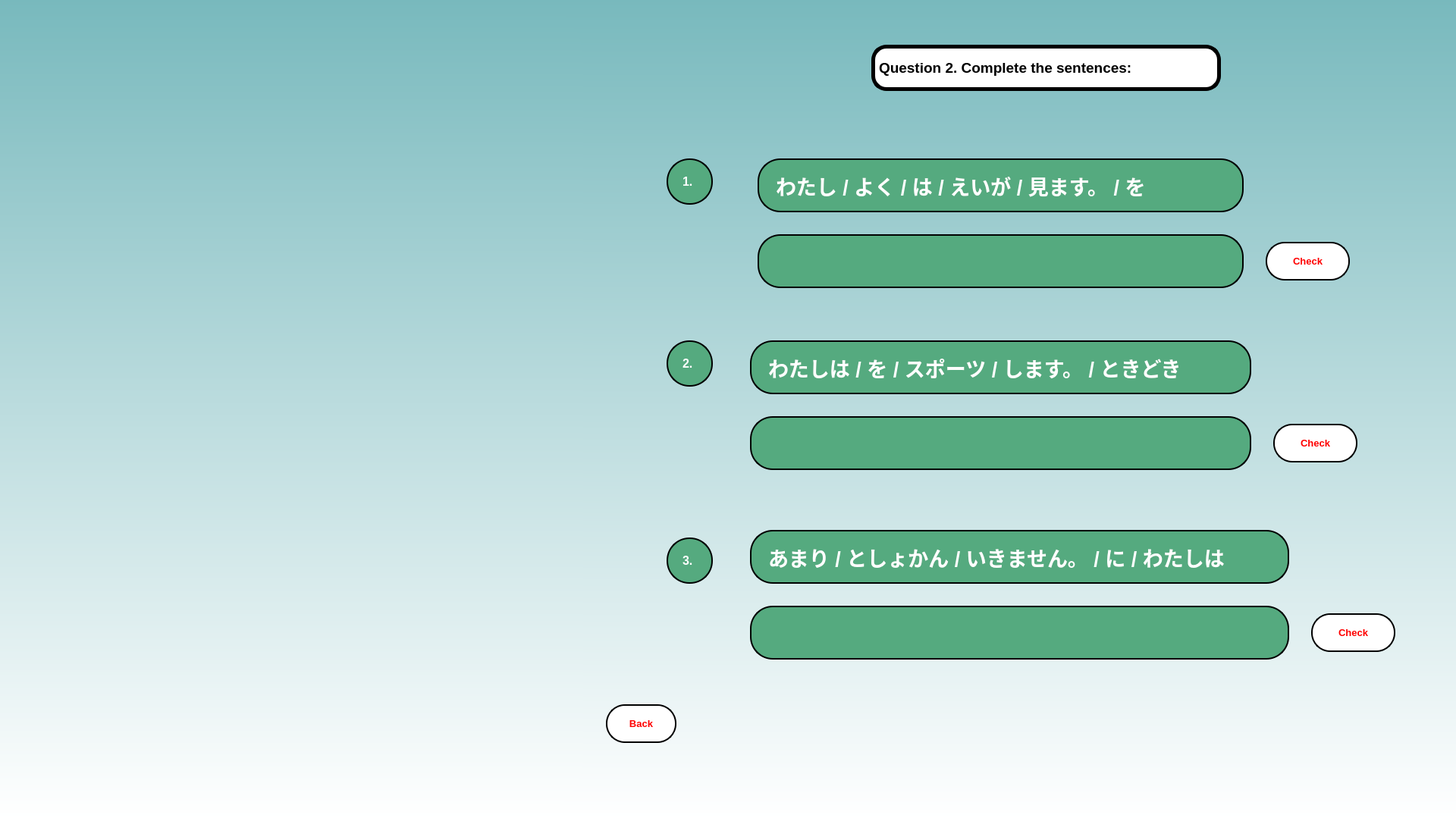
<?xml version="1.0" encoding="UTF-8"?>
<ui version="4.0">
 <class>MainWindow</class>
 <widget class="QMainWindow" name="MainWindow">
  <property name="geometry">
   <rect>
    <x>0</x>
    <y>0</y>
    <width>1920</width>
    <height>1079</height>
   </rect>
  </property>
  <property name="windowTitle">
   <string>MainWindow</string>
  </property>
  <widget class="QWidget" name="centralwidget">
   <widget class="QWidget" name="widget" native="true">
    <property name="geometry">
     <rect>
      <x>-1</x>
      <y>-1</y>
      <width>1921</width>
      <height>1081</height>
     </rect>
    </property>
    <property name="styleSheet">
     <string notr="true">background-color: qlineargradient(spread:repeat, x1:0, y1:0, x2:0, y2:1, stop:0 rgba(120, 185, 189, 255), stop:1 rgba(255, 255, 255, 255));</string>
    </property>
    <widget class="QLabel" name="label">
     <property name="geometry">
      <rect>
       <x>1150</x>
       <y>60</y>
       <width>461</width>
       <height>61</height>
      </rect>
     </property>
     <property name="font">
      <font>
       <pointsize>14</pointsize>
       <weight>75</weight>
       <bold>true</bold>
      </font>
     </property>
     <property name="styleSheet">
      <string notr="true">border-radius: 20px;
border: 5px solid black;
background-color: rgb(255, 255, 255);</string>
     </property>
     <property name="text">
      <string>Question 2. Complete the sentences:</string>
     </property>
    </widget>
    <widget class="QLabel" name="label_2">
     <property name="geometry">
      <rect>
       <x>880</x>
       <y>210</y>
       <width>61</width>
       <height>61</height>
      </rect>
     </property>
     <property name="font">
      <font>
       <pointsize>12</pointsize>
       <weight>75</weight>
       <bold>true</bold>
      </font>
     </property>
     <property name="styleSheet">
      <string notr="true">border-radius: 30px;
border: 2px solid black;
padding: 15px;
background-color: rgb(85, 170, 127);
color: rgb(255, 255, 255);</string>
     </property>
     <property name="text">
      <string>1.</string>
     </property>
    </widget>
    <widget class="QWidget" name="widget_2" native="true">
     <property name="geometry">
      <rect>
       <x>-1</x>
       <y>-1</y>
       <width>771</width>
       <height>1081</height>
      </rect>
     </property>
     <property name="styleSheet">
      <string notr="true">border-top-right-radius: 80px;
border-bottom-right-radius: 80px;
border-image: url(:/xepcau/Uhun-IbFB-MnGE-DiPL-OCTB-hinh-dep-1.jpg);</string>
     </property>
    </widget>
    <widget class="QLabel" name="label_3">
     <property name="geometry">
      <rect>
       <x>1000</x>
       <y>210</y>
       <width>641</width>
       <height>71</height>
      </rect>
     </property>
     <property name="font">
      <font>
       <pointsize>20</pointsize>
       <weight>75</weight>
       <bold>true</bold>
      </font>
     </property>
     <property name="styleSheet">
      <string notr="true">border-radius: 30px;
border: 2px solid black;
padding: 15px;
background-color: rgb(85, 170, 127);
color: rgb(255, 255, 255);</string>
     </property>
     <property name="text">
      <string>わたし / よく / は / えいが / 見ます。 / を</string>
     </property>
    </widget>
    <widget class="QLineEdit" name="ans_p2_11_1">
     <property name="geometry">
      <rect>
       <x>1000</x>
       <y>310</y>
       <width>641</width>
       <height>71</height>
      </rect>
     </property>
     <property name="font">
      <font>
       <pointsize>20</pointsize>
       <weight>75</weight>
       <bold>true</bold>
      </font>
     </property>
     <property name="styleSheet">
      <string notr="true">QLineEdit {
border-radius: 30px;
border: 2px solid black;
padding: 15px;
background-color: rgb(85, 170, 127);
color: rgb(255, 255, 255);
}
QLineEdit:hover{
border: 2px solid white;
}
QLineEdit:focus{
border: 2px solid red;
}</string>
     </property>
    </widget>
    <widget class="QPushButton" name="check_p2_11_1">
     <property name="geometry">
      <rect>
       <x>1670</x>
       <y>320</y>
       <width>111</width>
       <height>51</height>
      </rect>
     </property>
     <property name="font">
      <font>
       <pointsize>10</pointsize>
       <weight>75</weight>
       <bold>true</bold>
      </font>
     </property>
     <property name="styleSheet">
      <string notr="true">QPushButton {
border-radius: 25px;
border: 2px solid black;
padding: 15px;
background-color:rgb(255, 255, 255);
color: rgb(255, 0, 0);
}

QPushButton:pressed {
    background-color:rgb(170, 255, 255);
}</string>
     </property>
     <property name="text">
      <string>Check</string>
     </property>
    </widget>
    <widget class="QLabel" name="label_4">
     <property name="geometry">
      <rect>
       <x>880</x>
       <y>450</y>
       <width>61</width>
       <height>61</height>
      </rect>
     </property>
     <property name="font">
      <font>
       <pointsize>12</pointsize>
       <weight>75</weight>
       <bold>true</bold>
      </font>
     </property>
     <property name="styleSheet">
      <string notr="true">border-radius: 30px;
border: 2px solid black;
padding: 15px;
background-color: rgb(85, 170, 127);
color: rgb(255, 255, 255);</string>
     </property>
     <property name="text">
      <string>2.</string>
     </property>
    </widget>
    <widget class="QLabel" name="label_5">
     <property name="geometry">
      <rect>
       <x>990</x>
       <y>450</y>
       <width>661</width>
       <height>71</height>
      </rect>
     </property>
     <property name="font">
      <font>
       <pointsize>20</pointsize>
       <weight>75</weight>
       <bold>true</bold>
      </font>
     </property>
     <property name="styleSheet">
      <string notr="true">border-radius: 30px;
border: 2px solid black;
padding: 15px;
background-color: rgb(85, 170, 127);
color: rgb(255, 255, 255);</string>
     </property>
     <property name="text">
      <string>わたしは / を / スポーツ / します。 / ときどき</string>
     </property>
    </widget>
    <widget class="QLineEdit" name="ans_p2_11_2">
     <property name="geometry">
      <rect>
       <x>990</x>
       <y>550</y>
       <width>661</width>
       <height>71</height>
      </rect>
     </property>
     <property name="font">
      <font>
       <pointsize>20</pointsize>
       <weight>75</weight>
       <bold>true</bold>
      </font>
     </property>
     <property name="styleSheet">
      <string notr="true">QLineEdit {
border-radius: 30px;
border: 2px solid black;
padding: 15px;
background-color: rgb(85, 170, 127);
color: rgb(255, 255, 255);
}
QLineEdit:hover{
border: 2px solid white;
}
QLineEdit:focus{
border: 2px solid red;
}</string>
     </property>
    </widget>
    <widget class="QPushButton" name="check_p2_11_2">
     <property name="geometry">
      <rect>
       <x>1680</x>
       <y>560</y>
       <width>111</width>
       <height>51</height>
      </rect>
     </property>
     <property name="font">
      <font>
       <pointsize>10</pointsize>
       <weight>75</weight>
       <bold>true</bold>
      </font>
     </property>
     <property name="styleSheet">
      <string notr="true">QPushButton {
border-radius: 25px;
border: 2px solid black;
padding: 15px;
background-color:rgb(255, 255, 255);
color: rgb(255, 0, 0);
}

QPushButton:pressed {
    background-color:rgb(170, 255, 255);
}</string>
     </property>
     <property name="text">
      <string>Check</string>
     </property>
    </widget>
    <widget class="QLabel" name="label_6">
     <property name="geometry">
      <rect>
       <x>880</x>
       <y>710</y>
       <width>61</width>
       <height>61</height>
      </rect>
     </property>
     <property name="font">
      <font>
       <pointsize>12</pointsize>
       <weight>75</weight>
       <bold>true</bold>
      </font>
     </property>
     <property name="styleSheet">
      <string notr="true">border-radius: 30px;
border: 2px solid black;
padding: 15px;
background-color: rgb(85, 170, 127);
color: rgb(255, 255, 255);</string>
     </property>
     <property name="text">
      <string>3.</string>
     </property>
    </widget>
    <widget class="QLabel" name="label_7">
     <property name="geometry">
      <rect>
       <x>990</x>
       <y>700</y>
       <width>711</width>
       <height>71</height>
      </rect>
     </property>
     <property name="font">
      <font>
       <pointsize>20</pointsize>
       <weight>75</weight>
       <bold>true</bold>
      </font>
     </property>
     <property name="styleSheet">
      <string notr="true">border-radius: 30px;
border: 2px solid black;
padding: 15px;
background-color: rgb(85, 170, 127);
color: rgb(255, 255, 255);</string>
     </property>
     <property name="text">
      <string>あまり / としょかん / いきません。 / に / わたしは</string>
     </property>
    </widget>
    <widget class="QLineEdit" name="ans_p2_11_3">
     <property name="geometry">
      <rect>
       <x>990</x>
       <y>800</y>
       <width>711</width>
       <height>71</height>
      </rect>
     </property>
     <property name="font">
      <font>
       <pointsize>20</pointsize>
       <weight>75</weight>
       <bold>true</bold>
      </font>
     </property>
     <property name="styleSheet">
      <string notr="true">QLineEdit {
border-radius: 30px;
border: 2px solid black;
padding: 15px;
background-color: rgb(85, 170, 127);
color: rgb(255, 255, 255);
}
QLineEdit:hover{
border: 2px solid white;
}
QLineEdit:focus{
border: 2px solid red;
}</string>
     </property>
    </widget>
    <widget class="QPushButton" name="check_p2_11_3">
     <property name="geometry">
      <rect>
       <x>1730</x>
       <y>810</y>
       <width>111</width>
       <height>51</height>
      </rect>
     </property>
     <property name="font">
      <font>
       <pointsize>10</pointsize>
       <weight>75</weight>
       <bold>true</bold>
      </font>
     </property>
     <property name="styleSheet">
      <string notr="true">QPushButton {
border-radius: 25px;
border: 2px solid black;
padding: 15px;
background-color:rgb(255, 255, 255);
color: rgb(255, 0, 0);
}

QPushButton:pressed {
    background-color:rgb(170, 255, 255);
}</string>
     </property>
     <property name="text">
      <string>Check</string>
     </property>
    </widget>
    <widget class="QPushButton" name="back_ex11">
     <property name="geometry">
      <rect>
       <x>800</x>
       <y>930</y>
       <width>93</width>
       <height>51</height>
      </rect>
     </property>
     <property name="font">
      <font>
       <pointsize>10</pointsize>
       <weight>75</weight>
       <bold>true</bold>
      </font>
     </property>
     <property name="styleSheet">
      <string notr="true">QPushButton {
border-radius: 25px;
border: 2px solid black;
padding: 15px;
background-color:rgb(255, 255, 255);
color: rgb(255, 0, 0);
}

QPushButton:pressed {
    background-color:rgb(170, 255, 255);
}</string>
     </property>
     <property name="text">
      <string>Back</string>
     </property>
    </widget>
   </widget>
  </widget>
 </widget>
 <resources>
  <include location="xepcau.qrc"/>
 </resources>
 <connections/>
</ui>
